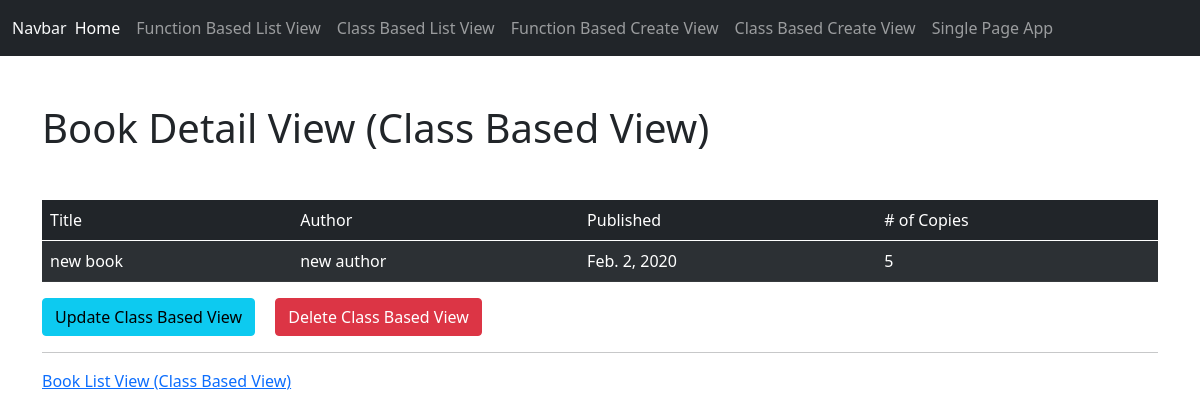
Page /firstapp/BookDetailView/28 on the earlier database version.
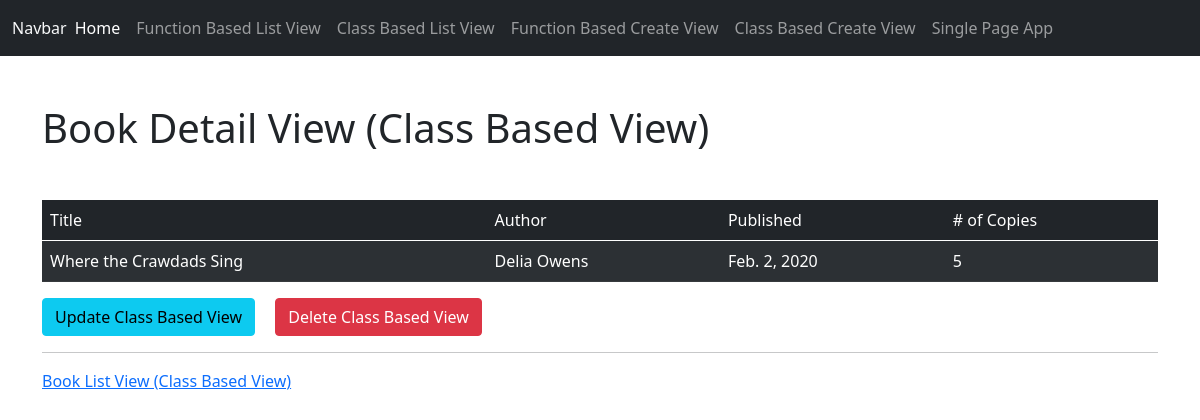
Same page on the later database version.
### firstapp/models.py (models this page shows, shortened)
class Book(models.Model):
	title = models.CharField(max_length=200, null=True, blank=True)
	author = models.CharField(max_length=200, null=True, blank=True)
	published_date = models.DateField()
	number_of_copies = models.IntegerField()

### firstapp/views.py (the view)
# urls.py: path('BookDetailView/<int:pk>', views.BookDetailView.as_view(), name='BookDetailView'),
class BookDetailView(DetailView):
	model = Book

### firstapp/templates/firstapp/book_detail.html
{% extends 'base.html' %}
{% block content %}
<div class="my-5">
	<h1>Book Detail View (Class Based View)</h1>
</div>
<table class="table table-dark table-striped text-white">
	<thead>
		<td>Title</td>
		<td>Author</td>
		<td>Published</td>
		<td># of Copies</td>
	</thead>
	<tbody>
		<tr>
			<td>{{book.title}}</td>
			<td>{{book.author}}</td>
			<td>{{book.published_date}}</td>
			<td>{{book.number_of_copies}}</td>
		</tr>
	</tbody>
</table>
<a class='btn btn-info me-3' href="{% url 'firstapp:BookUpdateView' pk=book.pk %}">Update Class Based View</a>
<a class='btn btn-danger' href="{% url 'firstapp:BookDeleteView' pk=book.pk %}">Delete Class Based View</a>
<hr>
<a href="{% url 'firstapp:BookListView' %}">Book List View (Class Based View)</a>
{% endblock %}

Differences in the rows shown:
changed Book: title "new book" → "Where the Crawdads Sing"; author "new author" → "Delia Owens"
